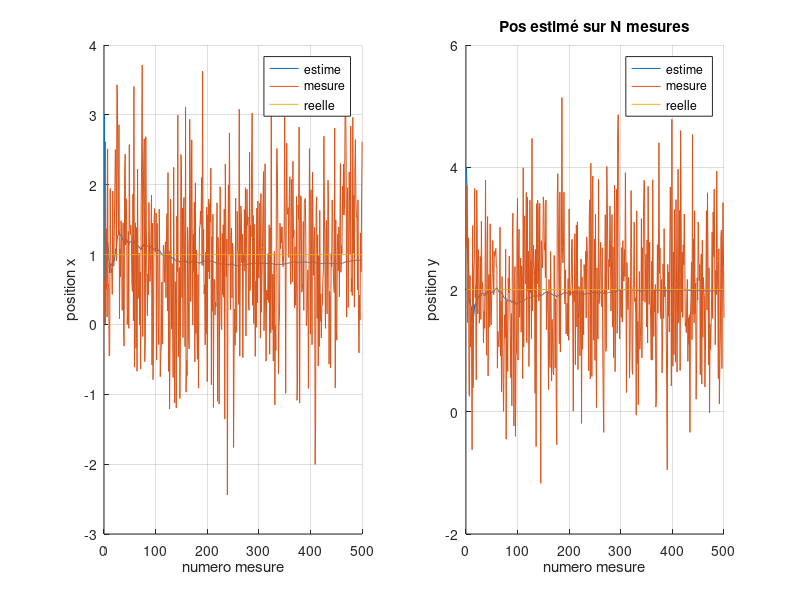
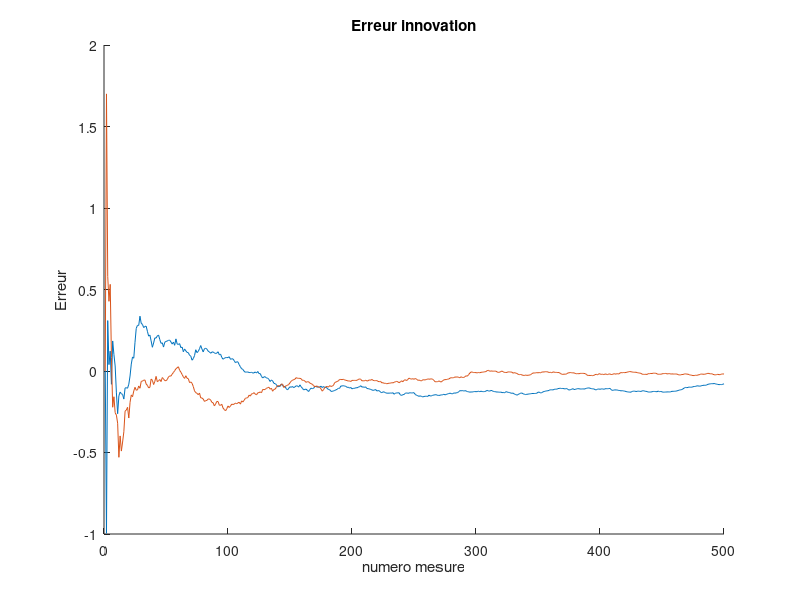
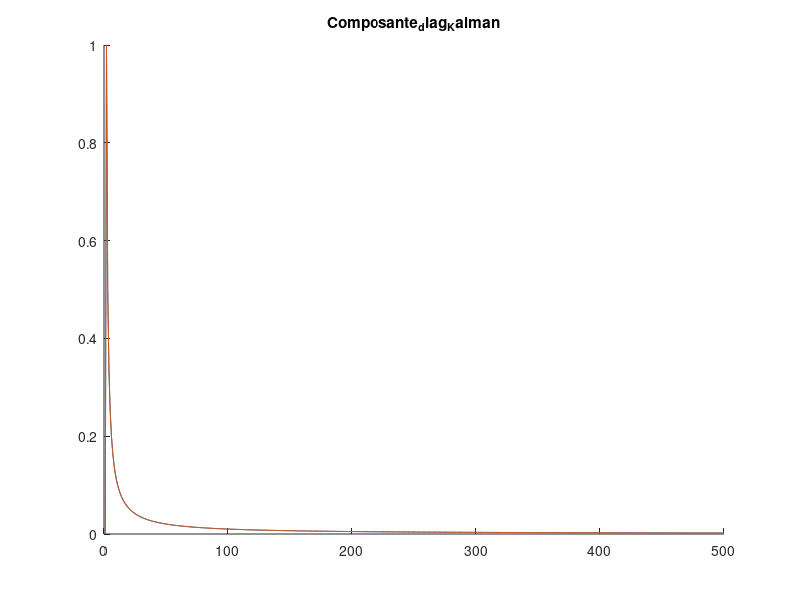
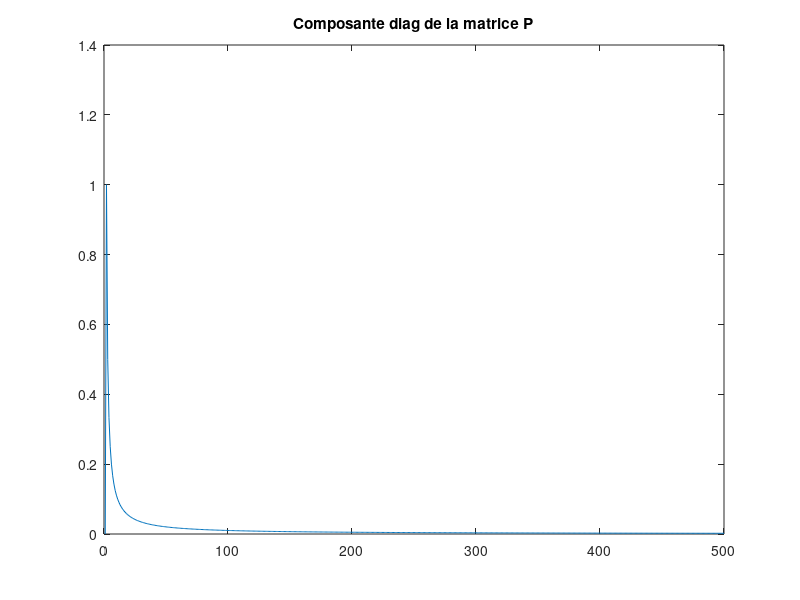

These figures' MATLAB source, in order:
close all, clear all

%% TP1 Kalman 11/01


N = 500;
X_init = [1;2];
Xk(:,1)=X_init;

% modelisation
A=eye(2);
C= eye(2);
H=eye(2);

%initialisation
%P=eye(2);
P = [1000000000 0 ; 0 10000000000];

X_k_sachant_k=zeros(2,N);
X_k_sachant_k(:,1)=[3;4]; 

Y_mes= C*X_init+ randn(2,N); %mesures bruitées


% Cas ou on considere un bruit dynamique
zeta = zeros(2,N);
%zeta = randn(2,N);

%covariance des bruits
Q= [1e-7 0 ;0  1e-7 ];
R= eye(2,2);

I2= eye(2,2);


% Pour stocker 
error_innovation = zeros(2,N);

%500 colonnes de 2 lignes
Composante_diag_Kalman = zeros(2,N);

% diag de P
Composante_diag_P = zeros(2,N);

%%%%%%%% KALMAN
for k=2:N

    %PREDICTION pour l'état
    %mise a jour de l'état estimé
    X_k_sachant_k(:,k)= A*X_k_sachant_k(:,k-1) + H*zeta(:,k);

    %Cacul de la cov de l'erreur d'estimation
    P= A*P*A' + H*Q*H'; 
    
    %CORRECTION
    K= P*C'*inv(C*P*C'+R);

    X_k_sachant_k(:,k)=X_k_sachant_k(:,k)+K*(Y_mes(:,k)-C*X_k_sachant_k(:,k));
    P=(I2-K*C)*P;

    % error
    estimated_pose =X_k_sachant_k(:,k);
    error_innovation(:,k) =  [estimated_pose(1) - X_init(1);estimated_pose(2) - X_init(2)];
    
    Composante_diag_Kalman(:,k) = [K(1);K(4)];
    Composante_diag_P(:,k)= [P(1);P(4)];
end
% plot


% POS ESTIMATE
figure(1)
subplot(1,2,1); hold on; grid on;
plot(X_k_sachant_k(1,:));
plot(Y_mes(1,:));
plot(ones(1,N)*X_init(1));
legend("estime","mesure","reelle");
xlabel("numero mesure")
ylabel("position x")


subplot(1,2,2);hold on; grid on;
plot(X_k_sachant_k(2,:));
plot(Y_mes(2,:));
plot(ones(1,N)*X_init(2));
legend("estime","mesure","reelle");
xlabel("numero mesure")
ylabel("position y")

title("Pos estimé sur N mesures");


figure(2); hold on;
plot(error_innovation(1,:))
plot(error_innovation(2,:))
title("Erreur innovation");
xlabel("numero mesure")
ylabel("Erreur")

figure(3);hold on;
plot(Composante_diag_Kalman(1,:));
plot(Composante_diag_Kalman(2,:));
title(" Composante_diag_Kalman ")

figure(4)
plot(Composante_diag_P(1,:));
plot(Composante_diag_P(2,:));
title("Composante diag de la matrice P")

